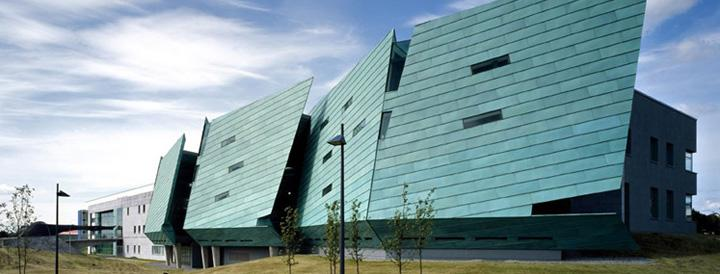
#> input picture GMIT1.jpg, 720 x 274 px
$ python lab10.py   (older library calls are emulated)
#> lines starting #> are read from the running program, lines starting #| are printed output that depends on the picture; after the words box and inside, x2 and y2 are one past the last pixel; in counts of white or black regions, pixels touching at a corner belong together
import cv2
import numpy as np
from matplotlib import pyplot as plt
from drawMatches import drawMatches


#open image
img = cv2.imread('GMIT1.jpg',)
#> img is the input picture: shape (274, 720, 3); mean B, G, R 156.8, 150.6, 127.3

#create gray scale image from img
grayImg = cv2.cvtColor(img, cv2.COLOR_BGR2GRAY)
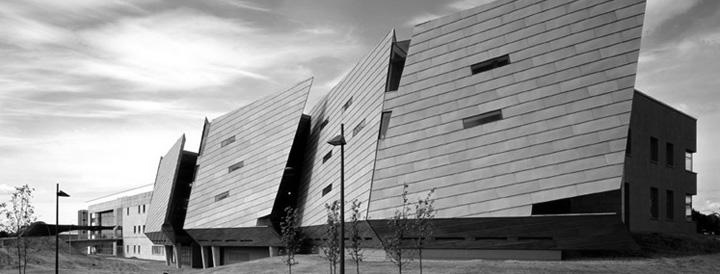
#> grayImg: shape (274, 720); min 0, max 255, mean 144.3

#display both images
nrows=4
ncols =4

#add normal image
plt.subplot(nrows, ncols,1),plt.imshow(cv2.cvtColor(img, cv2.COLOR_BGR2RGB), cmap = 'gray')
plt.title('Normal')
plt.xticks([])
plt.yticks([])
#add grayscale image
plt.subplot(nrows, ncols,2),plt.imshow(grayImg, cmap = 'gray')
plt.title("GrayScale")
plt.xticks([])
plt.yticks([])


#Harris corner detection fro gray scale image

##create deep compy
harrisImg = grayImg.copy()

blockSize= 2
aperture_size = 3
k = 0.04

dst = cv2.cornerHarris(harrisImg, blockSize, aperture_size, k)
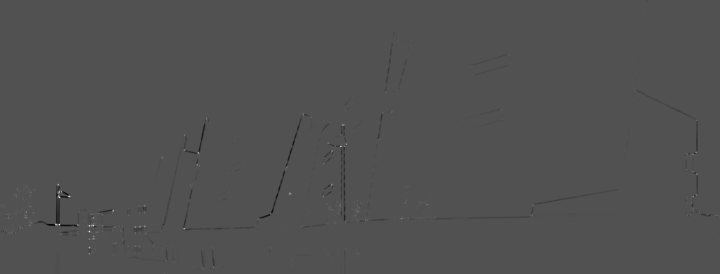
#> dst: shape (274, 720) float32; min -0.0163, max 0.0346, mean -4.3e-05; drawn with min black and max white

#add haris to display
plt.subplot(nrows, ncols,3),plt.imshow(dst, cmap = 'gray')
plt.title("haris not circles")
plt.xticks([])
plt.yticks([])

##draw circles


B=100
G =10
R =200

#copy of color image to draw circles
circlesHarry = img.copy()

threshold = 0.09; #number between 0 and 1
for i in range(len(dst)):
    for j in range(len(dst[i])):
        if dst[i][j] > (threshold*dst.max()):
            cv2.circle(circlesHarry,(j,i),3,(B, G, R),-1)
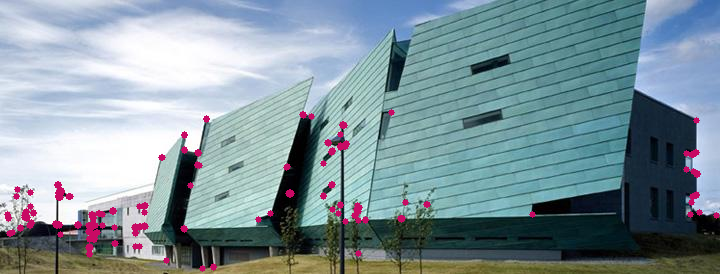
#> circlesHarry: shape (274, 720, 3); 1.77% of pixels changed, all inside (x1, y1, x2, y2) = (4, 109, 720, 272)

#add haris to display
plt.subplot(nrows, ncols,4),plt.imshow(cv2.cvtColor(circlesHarry, cv2.COLOR_BGR2RGB), cmap = 'gray')
plt.title("Haris")
plt.xticks([])
plt.yticks([])

# Shi Tomasi algorithm

#copy of gray imaga
shiImgGray = grayImg.copy()

maxCorners = 9999
qualityLevel = 0.01
minDistance = 10
cornersShi = cv2.goodFeaturesToTrack(shiImgGray,maxCorners,qualityLevel,minDistance)
#> cornersShi = 335 rows, first 8: [59, 197], [55, 223], [92, 224], [112, 210], [289, 193], [342, 124], [340, 146], [197, 152]

#draw circles
imgShiTomasi = img.copy()

for i in cornersShi:
    x,y = i.ravel()
    cv2.circle(imgShiTomasi,(x,y),3,(B, G, R),-1)
#> this loop made 335 passes
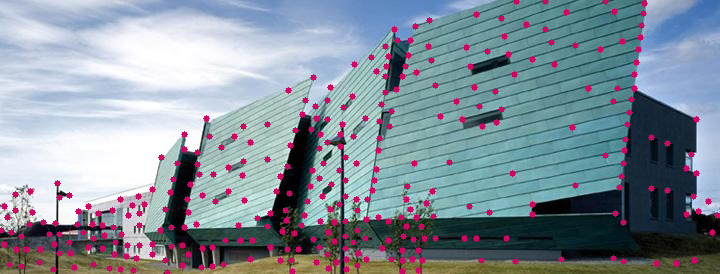
#> imgShiTomasi: shape (274, 720, 3); 4.91% of pixels changed, all inside (x1, y1, x2, y2) = (0, 0, 720, 274)

#plot
plt.subplot(nrows, ncols,5),plt.imshow(cv2.cvtColor(imgShiTomasi, cv2.COLOR_BGR2RGB), cmap = 'gray')
plt.title("Shi Tomasi")
plt.xticks([])
plt.yticks([])

# SIFT to detect
siftGray = grayImg.copy()
imgSift = img.copy()
#Initiate SIFT detector
##limit cornes to 50
sift = cv2.SIFT(50)
kp = sift.detect(siftGray,None)
#> kp = 50 keypoints; strongest (x, y, size): (60, 194, 4.6), (93, 224, 2.2), (187, 166, 18), (93, 237, 2.1)
#Draw keypoints
imgSift = cv2.drawKeypoints(imgSift,kp,color=(B, G, R), flags = 4)

#plot
plt.subplot(nrows, ncols,6),plt.imshow(cv2.cvtColor(imgSift, cv2.COLOR_BGR2RGB), cmap = 'gray')
plt.title("Sift")
plt.xticks([])
plt.yticks([])

##brute force for 2 images
img1 = cv2.imread('GMIT1.jpg',0)
#> img1: shape (274, 720); min 0, max 255, mean 144.3
img2 = cv2.imread('GMIT2.jpg',0)
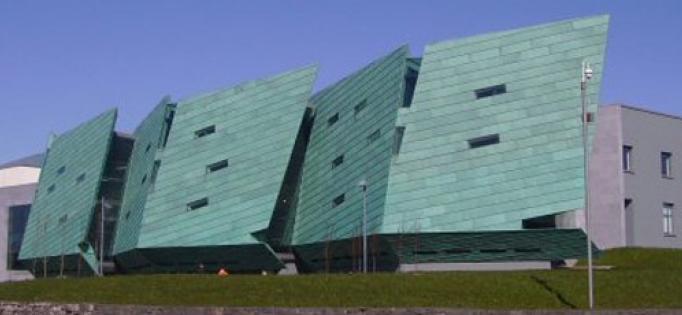
#> input picture GMIT2.jpg, 682 x 315 px
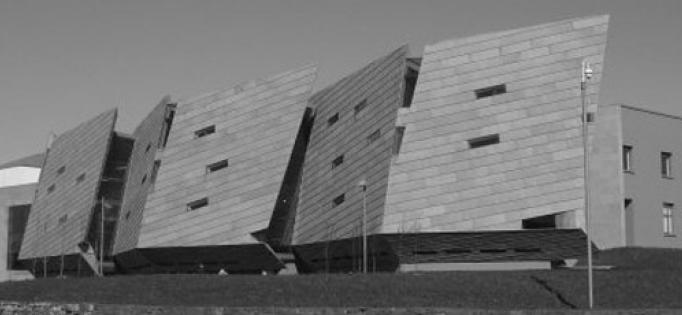
#> img2: shape (315, 682); min 7, max 249, mean 116.2

print(len(img1))
#| 274
print(len(img1[0]))
#| 720
print(len(img2))
#| 315
print(len(img2[0]))
#| 682
# Initiate SIFT detector
orb = cv2.ORB()

# find the keypoints and descriptors with SIFT
kp1, des1 = orb.detectAndCompute(img1,None)
#> kp1 = 486 keypoints; strongest (x, y, size): (59, 223, 31), (58, 193, 37.2), (53, 223, 31), (59, 221, 31)
kp2, des2 = orb.detectAndCompute(img2,None)
#> kp2 = 491 keypoints; strongest (x, y, size): (523, 220, 31), (518, 226, 53.6), (525, 221, 77.1), (222, 271, 31)

# create BFMatcher object
bf = cv2.BFMatcher(cv2.NORM_HAMMING, crossCheck=True)

# Match descriptors.
matches = bf.match(des1,des2)
#> matches = 113 matches

# Sort them in the order of their distance.
matches = sorted(matches, key = lambda x:x.distance)

# Draw first 10 matches.
#img3 = cv2.drawMatches(img1,kp1,img2,kp2,matches[:10], flags=2)
#> (the run stopped early here; a loop or call above may not have finished)
